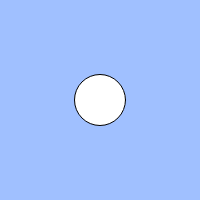
Frame 1 (no input)
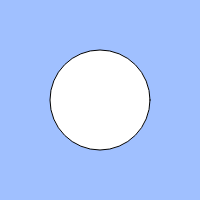
Frame 60 (no input)
Frame 120 (the mouse pressed at the canvas centre since frame 60): identical to frame 60, image omitted

The p5.js sketch that drew these frames (run headless with seeded random() and noise() and a simulated clock; from frame 60 on, the mouse is pressed at the canvas centre):

// p5.js sketch
// ── sketch.js
// 練習問題「心臓の鼓動のように大きくなったり小さくなったりする円」
let count;
let cycle;

function setup(){
  createCanvas(200, 200);
  count = 50;
  cycle = 100;
}

function draw(){
  background(160, 192, 255);
  count = (count + 1);
  if(count > 100){count = count - 1}
  ellipse(width / 2, height / 2, count);
}
